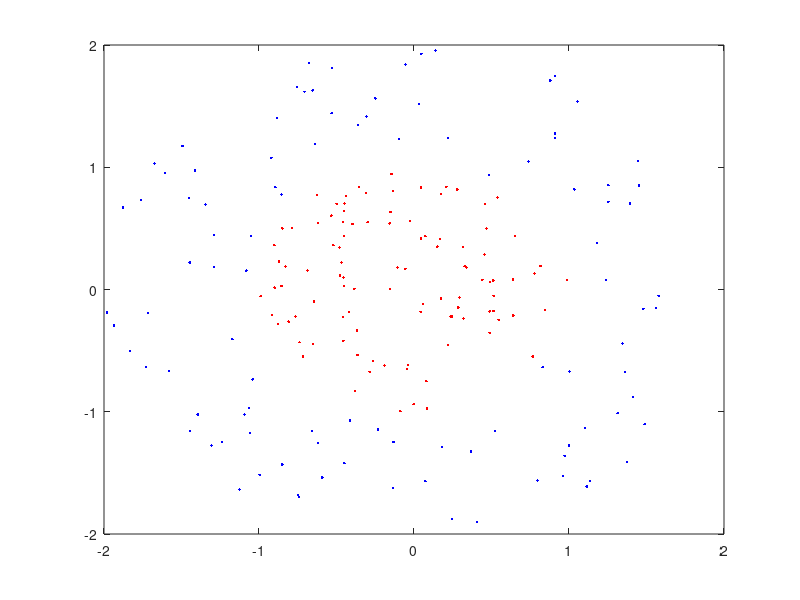

This chart was generated by the following MATLAB code: (Note: this script raises an error after producing the figure.)
r = sqrt(rand(100,1)); % radius
t = 2*pi*rand(100,1); % angle
data1 = [r.*cos(t), r.*sin(t)]; % points

r2 = sqrt(3*rand(100,1)+1); % radius
t2 = 2*pi*rand(100,1); % angle
data2 = [r2.*cos(t2), r2.*sin(t2)]; % points

plot(data1(:,1),data1(:,2),'r.')
hold on
plot(data2(:,1),data2(:,2),'b.')
ezpolar(@(x)1);ezpolar(@(x)2);
axis equal
hold off

data3 = [data1;data2];
theclass = ones(200,1);
theclass(1:100) = -1;

cl = svmtrain(data3,theclass,'Kernel_Function','rbf',...
    'boxconstraint',Inf,'showplot',true);
hold on
axis equal
ezpolar(@(x)1)
hold off